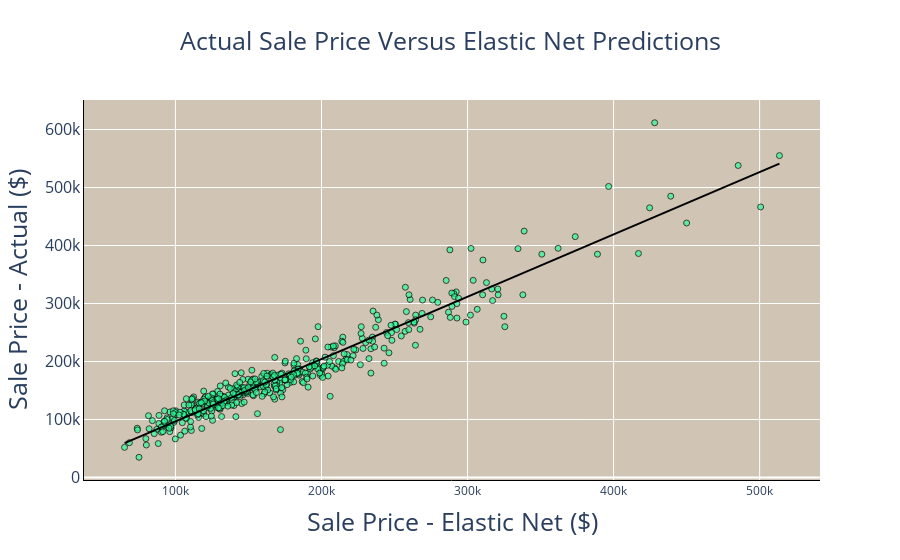

Notebook cell for this chart:
### Code cell
fig = px.scatter(FullPredictions, x = 'ElasticNet', y ='Actual',title = 'Actual Sale Price Versus Elastic Net Predictions',
                         color_discrete_sequence = ['#2AFC98', '#4B7F52','#DE541E' ],
                 trendline = 'ols',
                 trendline_color_override="black",
                 opacity = 0.7,
                labels = {'variable':'Feature'}
                )


fig.update_layout(
    xaxis_title = 'Sale Price - Elastic Net ($)',
    yaxis_title = 'Sale Price - Actual ($)',
    title_x=0.5,
    plot_bgcolor = '#d0c5b5',
    title_font = dict(size = 25),

    yaxis = dict(
        tickfont = dict(size=16),
        titlefont = dict(size = 25),
        linecolor = 'black',

    ),
    xaxis = dict(
        tickfont = dict(size=12),
        titlefont = dict(size =25),
        linecolor = 'black'  ,

    ),
    legend=dict(
        yanchor='top',
        y = .98,
        xanchor='right',
        x = 0.98
    )   
)
fig.update_traces(marker=dict(size=6,
                              line=dict(width=1,
                                        color='black')),
                  selector=dict(mode='markers'))
fig.show()
results = px.get_trendline_results(fig)
results = results.iloc[0]["px_fit_results"].summary()
print(results)

### Figure 1 — Plotly figure (JSON) as saved in the notebook; plotly's stock layout.template omitted (floating-point values rounded to 4 significant figures; data arrays with more than 128 entries replaced by an {"elided": "..."} marker saying what was removed)
{"data": [{"hovertemplate": "ElasticNet=%{x}<br>Actual=%{y}<extra></extra>", "legendgroup": "", "marker": {"color": "#2AFC98", "line": {"color": "black", "width": 1}, "opacity": 0.7, "size": 6, "symbol": "circle"}, "mode": "markers", "name": "", "orientation": "v", "showlegend": false, "type": "scatter", "x": {"elided": "433 float values"}, "xaxis": "x", "y": {"elided": "433 float values"}, "yaxis": "y"}, {"hovertemplate": "<b>OLS trendline</b><br>Actual = 1.0746 * ElasticNet + -10638.3<br>R<sup>2</sup>=0.924645<br><br>ElasticNet=%{x}<br>Actual=%{y} <b>(trend)</b><extra></extra>", "legendgroup": "", "line": {"color": "black"}, "marker": {"color": "#2AFC98", "symbol": "circle"}, "mode": "lines", "name": "", "showlegend": false, "type": "scatter", "x": {"elided": "433 float values"}, "xaxis": "x", "y": {"elided": "433 float values"}, "yaxis": "y"}], "layout": {"legend": {"tracegroupgap": 0, "x": 0.98, "xanchor": "right", "y": 0.98, "yanchor": "top"}, "plot_bgcolor": "#d0c5b5", "title": {"font": {"size": 25}, "text": "Actual Sale Price Versus Elastic Net Predictions", "x": 0.5}, "xaxis": {"anchor": "y", "domain": [0, 1], "linecolor": "black", "tickfont": {"size": 12}, "title": {"font": {"size": 25}, "text": "Sale Price - Elastic Net ($)"}}, "yaxis": {"anchor": "x", "domain": [0, 1], "linecolor": "black", "tickfont": {"size": 16}, "title": {"font": {"size": 25}, "text": "Sale Price - Actual ($)"}}}}
